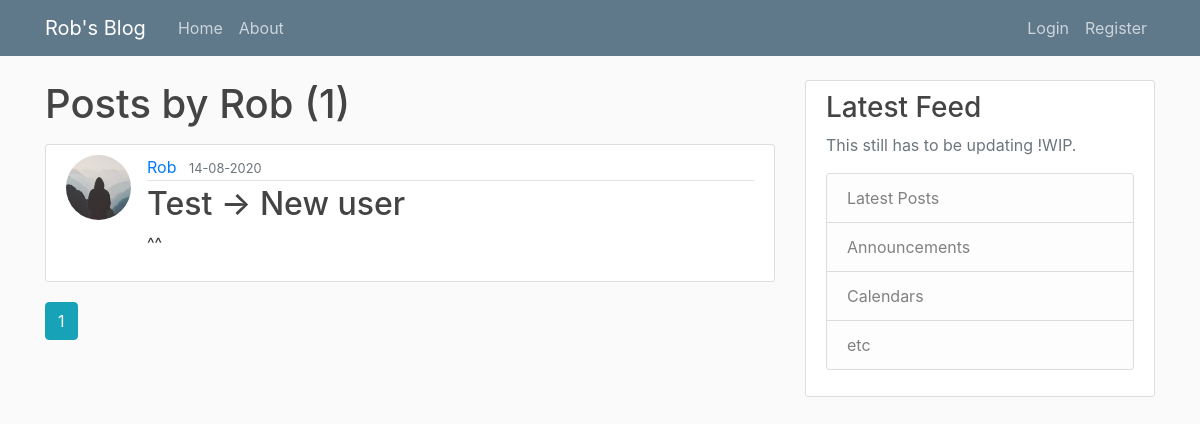
/user/Rob, run on an earlier commit of the app's database.
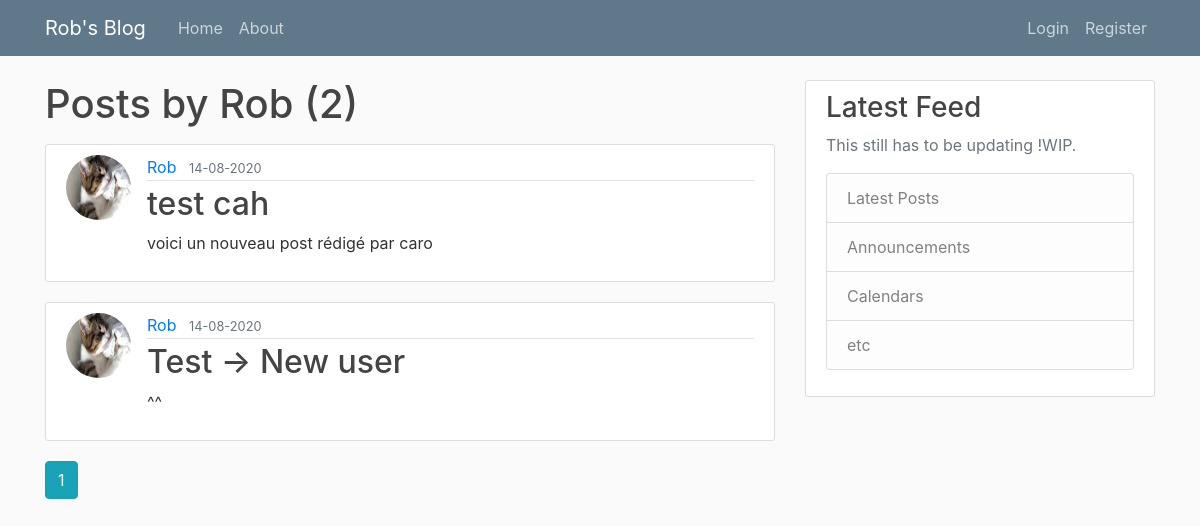
And on a later commit of the database.
### flaskblog/models.py (models this page shows, shortened)
class Post(db.Model):
    id = db.Column(db.Integer, primary_key=True)
    title = db.Column(db.String(100), nullable=False)
    date_posted = db.Column(db.DateTime, nullable=False, default=datetime.utcnow)
    content = db.Column(db.Text, nullable=False)
    user_id = db.Column(db.Integer, db.ForeignKey('user.id'), nullable=False)

class User(db.Model, UserMixin):
    id = db.Column(db.Integer, primary_key=True)
    username = db.Column(db.String(20), unique=True, nullable=False)
    email = db.Column(db.String(120), unique=True, nullable=False)
    image_file = db.Column(db.String(20), nullable=False, default='default.jpg')
    password = db.Column(db.String(60), nullable=False)
    posts = db.relationship('Post', backref='author', lazy=True)

### flaskblog/users/routes.py (the view)
@users.route('/user/<string:username>')
def user_posts(username):
    page = request.args.get('page', 1, type=int)
    user = User.query.filter_by(username=username).first_or_404()
    posts = Post.query.filter_by(author=user)\
        .order_by(Post.date_posted.desc())\
        .paginate(page=page, per_page=5)
    return render_template('user_posts.html', posts=posts, user=user)

### flaskblog/templates/user_posts.html
{% extends 'layout.html' %}
{% block content %}
    <h1 class="mb-3">Posts by {{ user.username }} ({{ posts.total }})</h1>
    {% for post in posts.items %}
        <article class="media content-section">
            <img class="rounded-circle article-img" src="{{ url_for('static', filename='profile_pics/' + post.author.image_file) }}">
            <div class="media-body">
            <div class="article-metadata">
              <a class="mr-2" href="{{ url_for('users.user_posts', username=post.author.username) }}">{{ post.author.username }}</a>
              <small class="text-muted">{{ post.date_posted.strftime('%d-%m-%Y') }}</small>
            </div>
            <h2><a class="article-title" href="{{ url_for('posts.post', post_id=post.id) }}">{{ post.title }}</a></h2>
            <p class="article-content">{{ post.content }}</p>
            </div>
        </article>
    {% endfor %}
    {% for page_num in posts.iter_pages(left_edge=1, right_edge=1, left_current=1, right_current=2) %}
        {% if page_num %}
            {% if posts.page == page_num %}
                <a class="btn btn-info mb-4" href=""{{ url_for('users.user_posts', username=user.username, page=page_num) }}>{{ page_num }}</a>
            {% else %}
                <a class="btn btn-outline-info mb-4" href=""{{ url_for('users.user_posts', username=user.username, page=page_num) }}>{{ page_num }}</a>
            {% endif %}
        {% else %}
            ...
        {% endif %}
    {% endfor %}
{% endblock content %}

What changed in the data, as far as the page shows it:
added Post: image_file (picture), author.username "Rob", date_posted "14-08-2020", title "test cah", content "voici un nouveau post rédigé par caro"
changed through a linked row, Post "Test -> New user": image_file: picture added in place of a placeholder
Also different on the page:
{{ posts.total }}: "1" → "2"
